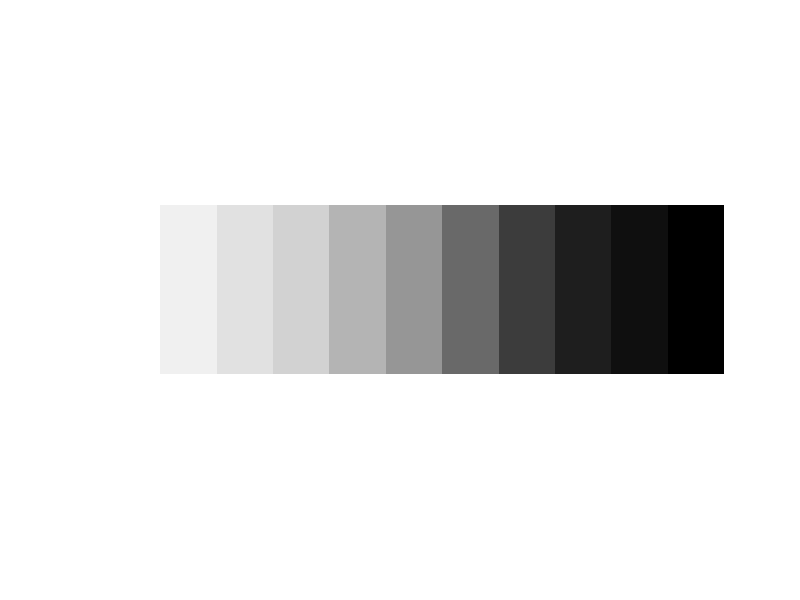

This figure's MATLAB source: (Note: this script raises an error after producing the figure.)
close all
clear 
clc
C1 = uint8(zeros(3,11,3));
C1(:,:,1)=[255    240   225  210  180   150  105      60   30       15   0;
          255    240   225  210  180   150  105      60   30       15   0;
          255    240   225  210  180   150  105      60   30       15   0];
C1(:,:,2) = C1(:,:,1);
C1(:,:,3) = C1(:,:,1);
figure(1)
imshow(C1, 'initialmagnification','fit')
figure(2)
my_imhist(C1(:,:,1))
figure(3)
imhist(C1(:,:,2))